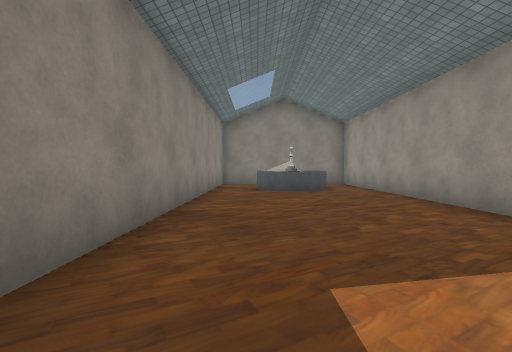
[1] (above)

16 first-person views from a walk through a scene from a Unity 3-D project. The camera is 1.4 m above the floor, tilts 2° down and sees 90° across. The floor is counted in squares, 2 m on a side. Each view is taken from the middle of a square. On the plan, view 1 faces up. The plan holds only what a view shows up to about 9 squares ahead; the rest is blank. The player is left out. Some animated figures are not drawn. Some surface patterns are stand-ins.

[2]
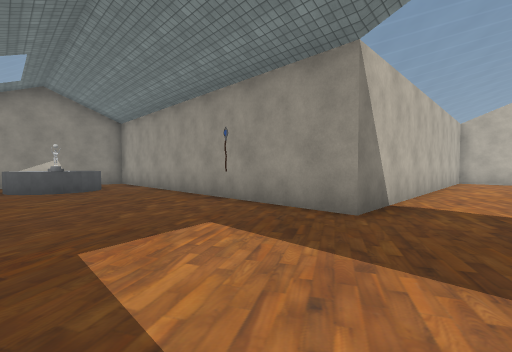

[3]
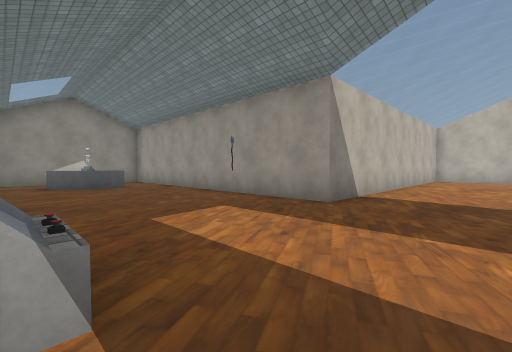

[4]
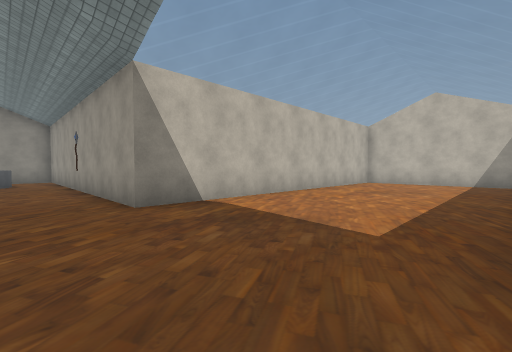

[5]
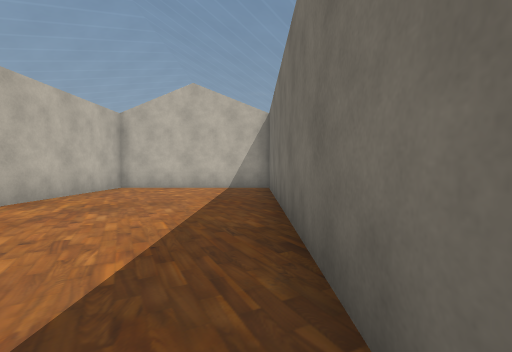

[6]
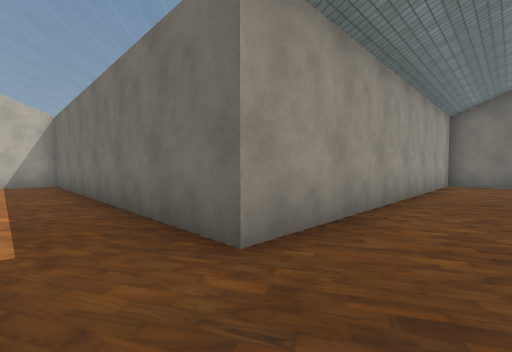

[7]
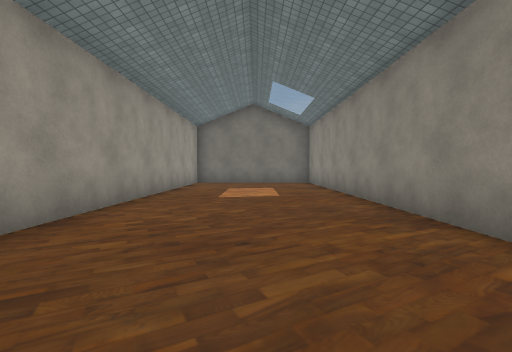

[8]
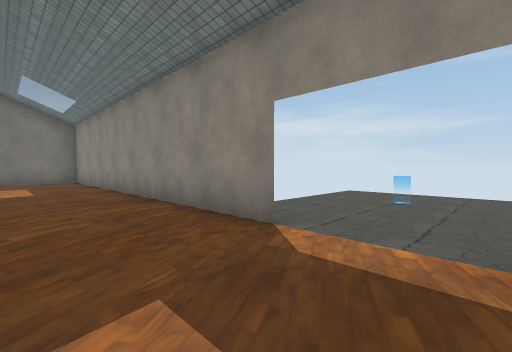

[9]
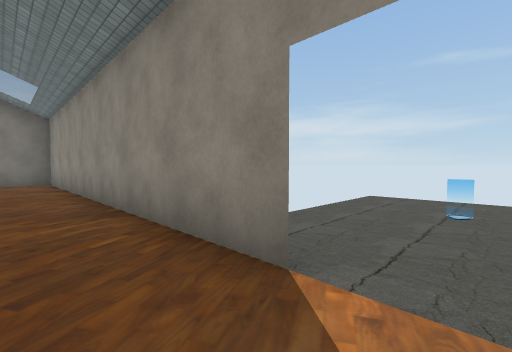

[10]
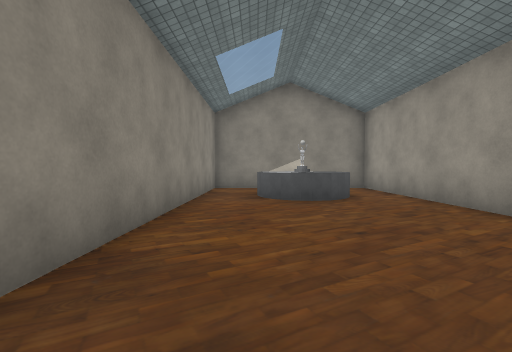

[11]
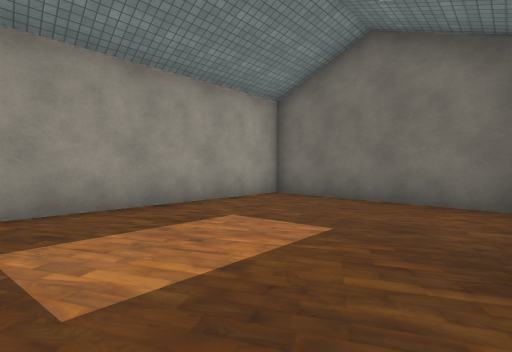

[12]
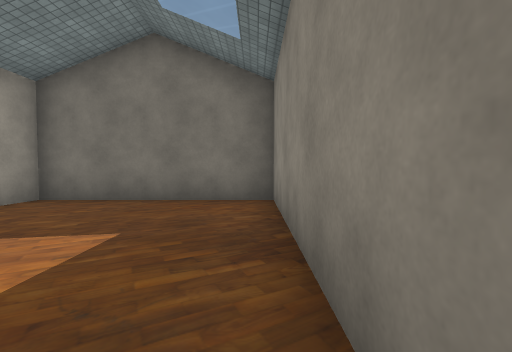

[13]
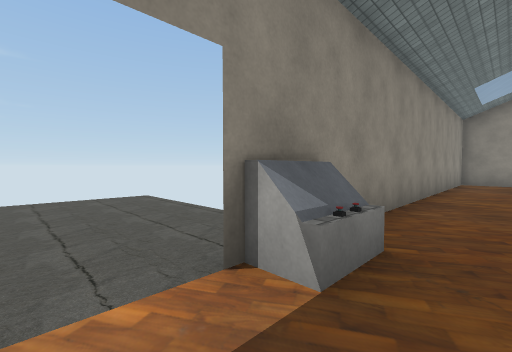

[14]
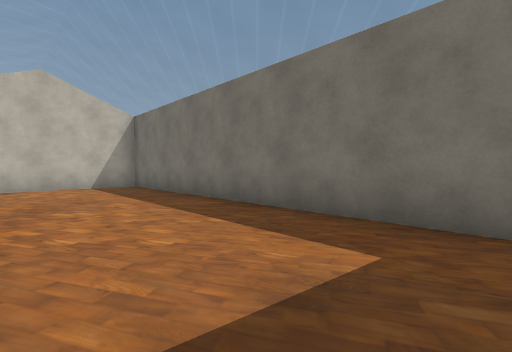

[15]
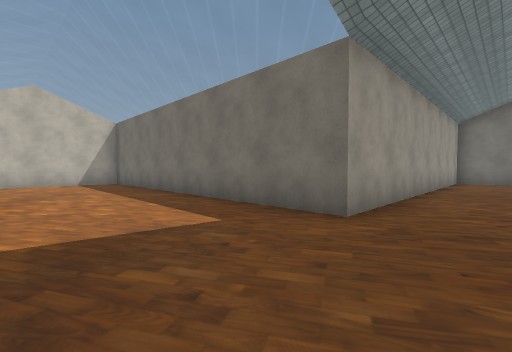

[16]
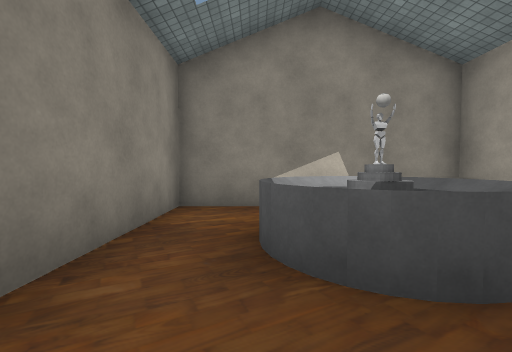

### Floor plan
Key: @ floor where view 1 was taken; # wall or solid block; . floor; ^ raised ledge; O other object.
Columns run from 6 left of view 1 to 14 right of it. Each row starts with its distance up from view 1.
 11     #######
 10     #.....#
  9     #..^^.#
  8     #.^^^.#
  7     #.....#
  6     #.....#
  5     #.....#
  4     #.....#
  3     #.....#
  2     #.....#
  1      #....###########
  0 .....O@.............#
 -1 .....O..............#
 -2 ..O.................#
 -3 ....................#
 -4 .....#..............#
 -5      #....###########
 -6     #.....#
 -7     #.....#
 -8     #.....#
 -9     #.....#
-10     #.....#
-11     #.....#
-12     #.....#
-13     #.....#
-14     #.....#
-15     #######

Where each view was taken, in squares from view 1:
view 1: 0 up, 0 right, facing up
view 2: 1 down, 0 right, facing up-right
view 3: 2 down, 1 left, facing up-right
view 4: 4 down, 2 right, facing up-right
view 5: 4 down, 5 right, facing right
view 6: 3 down, 2 right, facing down-right
view 7: 3 down, 1 right, facing down
view 8: 1 down, 1 right, facing down-left
view 9: 2 down, 0 right, facing down-left
view 10: 2 up, 0 right, facing up
view 11: 9 down, 1 left, facing down-right
view 12: 9 down, 1 left, facing down
view 13: 2 down, 0 right, facing up-left
view 14: 1 down, 4 right, facing down-right
view 15: 1 down, 2 right, facing down-right
view 16: 6 up, 0 right, facing up
